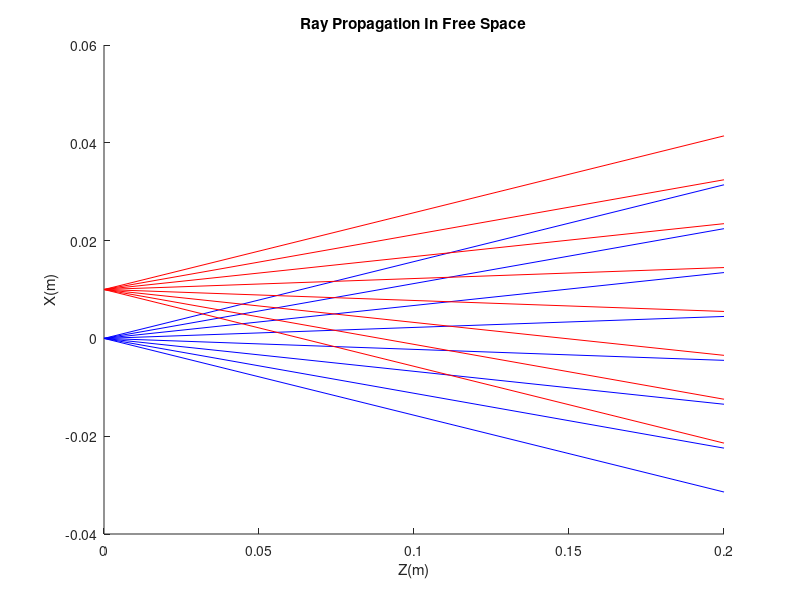
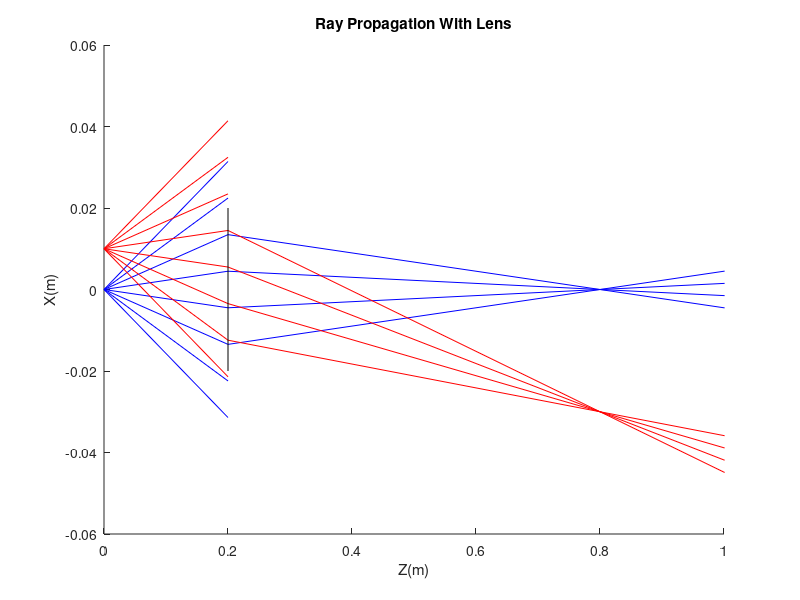

The MATLAB source for these figures, in order:
%% This is the correct and finished part 1!!!!

% varibale setup

% ray variables
d_1 = 0.2; % travel distance before focal length
d_2 = 1; % after focal length
d = d_1 + d_2; % total distance

M_1 = [1 d_1 0 0; 
     0 1 0 0; 
     0 0 1 d_1; 
     0 0 0 1]; % transformation matrix 

x_angles = linspace(-pi/20, pi/20, 8);

% Lense variables
f = 0.15;
radius = 0.02; 

M_f = [1 0 0 0;
    -1/f 1 0 0;
       0 0 1 0;
       0 0 -1/f 1];

M_2 = [1 d_2 0 0; 
       0 1 0 0; 
       0 0 1 d_2; 
       0 0 0 1];

%% In Free Space

% 1st ray
figure();
hold on;
for i = 1:length(x_angles)
    initial_pos = [0 x_angles(i) 0 0]';
    final_pos = M_1 * initial_pos;
    z_pos = [0 d_1];
    x_pos = [0 final_pos(1)];
    plot(z_pos, x_pos, 'b'); 
end

% 2nd ray
for i = 1:length(x_angles)
    initial_pos = [0.01 x_angles(i) 0 0]';
    final_pos = M_1 * initial_pos;
    z_pos = [0 d_1];
    x_pos = [0.01 final_pos(1)];

    plot(z_pos, x_pos, 'r');
end

title("Ray Propagation In Free Space");
xlabel("Z(m)");
ylabel("X(m)");
hold off;

%% Adding Lense

% 1st ray
figure();
hold on;
for i = 1:length(x_angles)
    initial_pos = [0 x_angles(i) 0 0]';
    final_pos = M_1 * initial_pos;
    final_pos_2 = M_f * final_pos;
    if (abs(final_pos_2(1)) <= 0.02)
        final_pos_3 = M_2 * final_pos_2;
        z_pos = [0 d_1 d];
        x_pos = [0 final_pos(1) final_pos_3(1)];

        plot(z_pos, x_pos, 'b');
    else
        z_pos = [0 d_1];
        x_pos = [0 final_pos(1)];

        plot(z_pos, x_pos, 'b');

    end
    
end

% 2nd ray
for i = 1:length(x_angles)
    initial_pos = [0.01 x_angles(i) 0 0]';
    final_pos = M_1 * initial_pos;
    final_pos_2 = M_f * final_pos;
    if(abs(final_pos_2(1)) <= 0.02)
        final_pos_3 = M_2 * final_pos_2;
        z_pos = [0 d_1 d];
        x_pos = [0.01 final_pos(1) final_pos_3(1)];

        plot(z_pos, x_pos, 'r');
    else
        z_pos = [0 d_1];
        x_pos = [0.01 final_pos(1)];

        plot(z_pos, x_pos, 'r');
    end
end

% show lense on plot
x_values = [0.2, 0.2];
y_values = [-0.02, 0.02];
plot(x_values, y_values, 'black');

title("Ray Propagation With Lens");
xlim([0 1]);
xlabel("Z(m)");
ylabel("X(m)");
hold off;